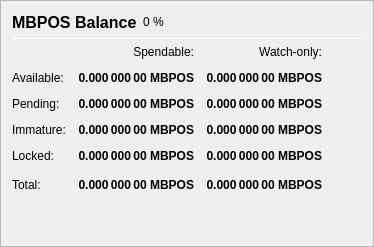
                   <widget class="QFrame" name="frame_Balances">
                    <property name="frameShape">
                     <enum>QFrame::StyledPanel</enum>
                    </property>
                    <property name="frameShadow">
                     <enum>QFrame::Raised</enum>
                    </property>
                    <layout class="QVBoxLayout" name="verticalLayout_4">
                     <item>
                      <layout class="QHBoxLayout" name="horizontalLayout_4">
                       <item>
                        <widget class="QLabel" name="label_5">
                         <property name="minimumSize">
                          <size>
                           <width>0</width>
                           <height>20</height>
                          </size>
                         </property>
                         <property name="font">
                          <font>
                           <pointsize>12</pointsize>
                           <weight>75</weight>
                           <bold>true</bold>
                          </font>
                         </property>
                         <property name="text">
                          <string>MBPOS Balance</string>
                         </property>
                        </widget>
                       </item>
                       <item>
                        <widget class="QLabel" name="labelMBPOSPercent">
                         <property name="text">
                          <string notr="true">0 %</string>
                         </property>
                        </widget>
                       </item>
                       <item>
                        <spacer name="horizontalSpacer_3">
                         <property name="orientation">
                          <enum>Qt::Horizontal</enum>
                         </property>
                         <property name="sizeHint" stdset="0">
                          <size>
                           <width>40</width>
                           <height>20</height>
                          </size>
                         </property>
                        </spacer>
                       </item>
                      </layout>
                     </item>
                     <item>
                      <widget class="Line" name="line_Balance">
                       <property name="minimumSize">
                        <size>
                         <width>0</width>
                         <height>1</height>
                        </size>
                       </property>
                       <property name="maximumSize">
                        <size>
                         <width>16777215</width>
                         <height>1</height>
                        </size>
                       </property>
                       <property name="orientation">
                        <enum>Qt::Horizontal</enum>
                       </property>
                      </widget>
                     </item>
                     <item>
                      <layout class="QGridLayout" name="gridLayout">
                       <property name="spacing">
                        <number>12</number>
                       </property>
                       <item row="0" column="1">
                        <widget class="QLabel" name="labelSpendable">
                         <property name="text">
                          <string>Spendable:</string>
                         </property>
                         <property name="alignment">
                          <set>Qt::AlignRight|Qt::AlignTrailing|Qt::AlignVCenter</set>
                         </property>
                        </widget>
                       </item>
                       <item row="0" column="2">
                        <widget class="QLabel" name="labelWatchonly">
                         <property name="text">
                          <string>Watch-only:</string>
                         </property>
                         <property name="alignment">
                          <set>Qt::AlignRight|Qt::AlignTrailing|Qt::AlignVCenter</set>
                         </property>
                        </widget>
                       </item>
                       <item row="1" column="0">
                        <widget class="QLabel" name="labelBalanceText">
                         <property name="text">
                          <string>Available:</string>
                         </property>
                        </widget>
                       </item>
                       <item row="1" column="1">
                        <widget class="QLabel" name="labelBalance">
                         <property name="font">
                          <font>
                           <weight>75</weight>
                           <bold>true</bold>
                          </font>
                         </property>
                         <property name="cursor">
                          <cursorShape>IBeamCursor</cursorShape>
                         </property>
                         <property name="toolTip">
                          <string>Your current spendable balance</string>
                         </property>
                         <property name="text">
                          <string notr="true">0.000 000 00 MBPOS</string>
                         </property>
                         <property name="alignment">
                          <set>Qt::AlignRight|Qt::AlignTrailing|Qt::AlignVCenter</set>
                         </property>
                         <property name="textInteractionFlags">
                          <set>Qt::LinksAccessibleByMouse|Qt::TextSelectableByKeyboard|Qt::TextSelectableByMouse</set>
                         </property>
                        </widget>
                       </item>
                       <item row="1" column="2">
                        <widget class="QLabel" name="labelWatchAvailable">
                         <property name="font">
                          <font>
                           <weight>75</weight>
                           <bold>true</bold>
                          </font>
                         </property>
                         <property name="cursor">
                          <cursorShape>IBeamCursor</cursorShape>
                         </property>
                         <property name="toolTip">
                          <string>Your current balance in watch-only addresses</string>
                         </property>
                         <property name="text">
                          <string notr="true">0.000 000 00 MBPOS</string>
                         </property>
                         <property name="alignment">
                          <set>Qt::AlignRight|Qt::AlignTrailing|Qt::AlignVCenter</set>
                         </property>
                         <property name="textInteractionFlags">
                          <set>Qt::LinksAccessibleByMouse|Qt::TextSelectableByKeyboard|Qt::TextSelectableByMouse</set>
                         </property>
                        </widget>
                       </item>
                       <item row="2" column="0">
                        <widget class="QLabel" name="labelPendingText">
                         <property name="text">
                          <string>Pending:</string>
                         </property>
                        </widget>
                       </item>
                       <item row="2" column="1">
                        <widget class="QLabel" name="labelUnconfirmed">
                         <property name="font">
                          <font>
                           <weight>75</weight>
                           <bold>true</bold>
                          </font>
                         </property>
                         <property name="cursor">
                          <cursorShape>IBeamCursor</cursorShape>
                         </property>
                         <property name="toolTip">
                          <string>Total of transactions that have yet to be confirmed, and do not yet count toward the spendable balance</string>
                         </property>
                         <property name="text">
                          <string notr="true">0.000 000 00 MBPOS</string>
                         </property>
                         <property name="alignment">
                          <set>Qt::AlignRight|Qt::AlignTrailing|Qt::AlignVCenter</set>
                         </property>
                         <property name="textInteractionFlags">
                          <set>Qt::LinksAccessibleByMouse|Qt::TextSelectableByKeyboard|Qt::TextSelectableByMouse</set>
                         </property>
                        </widget>
                       </item>
                       <item row="2" column="2">
                        <widget class="QLabel" name="labelWatchPending">
                         <property name="font">
                          <font>
                           <weight>75</weight>
                           <bold>true</bold>
                          </font>
                         </property>
                         <property name="cursor">
                          <cursorShape>IBeamCursor</cursorShape>
                         </property>
                         <property name="toolTip">
                          <string>Unconfirmed transactions to watch-only addresses</string>
                         </property>
                         <property name="text">
                          <string notr="true">0.000 000 00 MBPOS</string>
                         </property>
                         <property name="alignment">
                          <set>Qt::AlignRight|Qt::AlignTrailing|Qt::AlignVCenter</set>
                         </property>
                         <property name="textInteractionFlags">
                          <set>Qt::LinksAccessibleByMouse|Qt::TextSelectableByKeyboard|Qt::TextSelectableByMouse</set>
                         </property>
                        </widget>
                       </item>
                       <item row="3" column="0">
                        <widget class="QLabel" name="labelImmatureText">
                         <property name="text">
                          <string>Immature:</string>
                         </property>
                        </widget>
                       </item>
                       <item row="3" column="1">
                        <widget class="QLabel" name="labelImmature">
                         <property name="font">
                          <font>
                           <weight>75</weight>
                           <bold>true</bold>
                          </font>
                         </property>
                         <property name="cursor">
                          <cursorShape>IBeamCursor</cursorShape>
                         </property>
                         <property name="toolTip">
                          <string>Staked or masternode rewards that has not yet matured</string>
                         </property>
                         <property name="text">
                          <string notr="true">0.000 000 00 MBPOS</string>
                         </property>
                         <property name="alignment">
                          <set>Qt::AlignRight|Qt::AlignTrailing|Qt::AlignVCenter</set>
                         </property>
                         <property name="textInteractionFlags">
                          <set>Qt::LinksAccessibleByMouse|Qt::TextSelectableByKeyboard|Qt::TextSelectableByMouse</set>
                         </property>
                        </widget>
                       </item>
                       <item row="3" column="2">
                        <widget class="QLabel" name="labelWatchImmature">
                         <property name="font">
                          <font>
                           <weight>75</weight>
                           <bold>true</bold>
                          </font>
                         </property>
                         <property name="cursor">
                          <cursorShape>IBeamCursor</cursorShape>
                         </property>
                         <property name="toolTip">
                          <string>Staked or masternode rewards in watch-only addresses that has not yet matured</string>
                         </property>
                         <property name="text">
                          <string notr="true">0.000 000 00 MBPOS</string>
                         </property>
                         <property name="alignment">
                          <set>Qt::AlignRight|Qt::AlignTrailing|Qt::AlignVCenter</set>
                         </property>
                         <property name="textInteractionFlags">
                          <set>Qt::LinksAccessibleByMouse|Qt::TextSelectableByKeyboard|Qt::TextSelectableByMouse</set>
                         </property>
                        </widget>
                       </item>
                       <item row="4" column="0">
                        <widget class="QLabel" name="labelLockedBalanceText">
                         <property name="toolTip">
                          <string>Locked MBPOS or Masternode collaterals. These are excluded from zMBPOS minting.</string>
                         </property>
                         <property name="text">
                          <string>Locked:</string>
                         </property>
                        </widget>
                       </item>
                       <item row="4" column="1">
                        <widget class="QLabel" name="labelLockedBalance">
                         <property name="font">
                          <font>
                           <weight>75</weight>
                           <bold>true</bold>
                          </font>
                         </property>
                         <property name="cursor">
                          <cursorShape>IBeamCursor</cursorShape>
                         </property>
                         <property name="toolTip">
                          <string>Locked MBPOS or Masternode collaterals. These are excluded from zMBPOS minting.</string>
                         </property>
                         <property name="text">
                          <string notr="true">0.000 000 00 MBPOS</string>
                         </property>
                         <property name="alignment">
                          <set>Qt::AlignRight|Qt::AlignTrailing|Qt::AlignVCenter</set>
                         </property>
                         <property name="textInteractionFlags">
                          <set>Qt::LinksAccessibleByMouse|Qt::TextSelectableByKeyboard|Qt::TextSelectableByMouse</set>
                         </property>
                        </widget>
                       </item>
                       <item row="4" column="2">
                        <widget class="QLabel" name="labelWatchLocked">
                         <property name="font">
                          <font>
                           <weight>75</weight>
                           <bold>true</bold>
                          </font>
                         </property>
                         <property name="cursor">
                          <cursorShape>IBeamCursor</cursorShape>
                         </property>
                         <property name="toolTip">
                          <string>Current locked balance in watch-only addresses</string>
                         </property>
                         <property name="text">
                          <string notr="true">0.000 000 00 MBPOS</string>
                         </property>
                         <property name="alignment">
                          <set>Qt::AlignRight|Qt::AlignTrailing|Qt::AlignVCenter</set>
                         </property>
                         <property name="textInteractionFlags">
                          <set>Qt::LinksAccessibleByMouse|Qt::TextSelectableByKeyboard|Qt::TextSelectableByMouse</set>
                         </property>
                        </widget>
                       </item>
                       <item row="5" column="0">
                        <widget class="QLabel" name="labelTotalText">
                         <property name="toolTip">
                          <string>Your current MasterBitPOS balance, unconfirmed and immature transactions included</string>
                         </property>
                         <property name="text">
                          <string>Total:</string>
                         </property>
                        </widget>
                       </item>
                       <item row="5" column="1">
                        <widget class="QLabel" name="labelTotal">
                         <property name="font">
                          <font>
                           <weight>75</weight>
                           <bold>true</bold>
                          </font>
                         </property>
                         <property name="cursor">
                          <cursorShape>IBeamCursor</cursorShape>
                         </property>
                         <property name="toolTip">
                          <string>Your current MasterBitPOS balance, unconfirmed and immature transactions included</string>
                         </property>
                         <property name="text">
                          <string notr="true">0.000 000 00 MBPOS</string>
                         </property>
                         <property name="alignment">
                          <set>Qt::AlignRight|Qt::AlignTrailing|Qt::AlignVCenter</set>
                         </property>
                         <property name="textInteractionFlags">
                          <set>Qt::LinksAccessibleByMouse|Qt::TextSelectableByKeyboard|Qt::TextSelectableByMouse</set>
                         </property>
                        </widget>
                       </item>
                       <item row="5" column="2">
                        <widget class="QLabel" name="labelWatchTotal">
                         <property name="font">
                          <font>
                           <weight>75</weight>
                           <bold>true</bold>
                          </font>
                         </property>
                         <property name="cursor">
                          <cursorShape>IBeamCursor</cursorShape>
                         </property>
                         <property name="toolTip">
                          <string>Current total balance in watch-only addresses</string>
                         </property>
                         <property name="text">
                          <string notr="true">0.000 000 00 MBPOS</string>
                         </property>
                         <property name="alignment">
                          <set>Qt::AlignRight|Qt::AlignTrailing|Qt::AlignVCenter</set>
                         </property>
                         <property name="textInteractionFlags">
                          <set>Qt::LinksAccessibleByMouse|Qt::TextSelectableByKeyboard|Qt::TextSelectableByMouse</set>
                         </property>
                        </widget>
                       </item>
                       <item row="5" column="3">
                        <spacer name="horizontalSpacer_9">
                         <property name="orientation">
                          <enum>Qt::Horizontal</enum>
                         </property>
                         <property name="sizeHint" stdset="0">
                          <size>
                           <width>40</width>
                           <height>20</height>
                          </size>
                         </property>
                        </spacer>
                       </item>
                      </layout>
                     </item>
                     <item>
                      <spacer name="verticalSpacer_3">
                       <property name="orientation">
                        <enum>Qt::Vertical</enum>
                       </property>
                       <property name="sizeHint" stdset="0">
                        <size>
                         <width>20</width>
                         <height>40</height>
                        </size>
                       </property>
                      </spacer>
                     </item>
                    </layout>
                   </widget>
